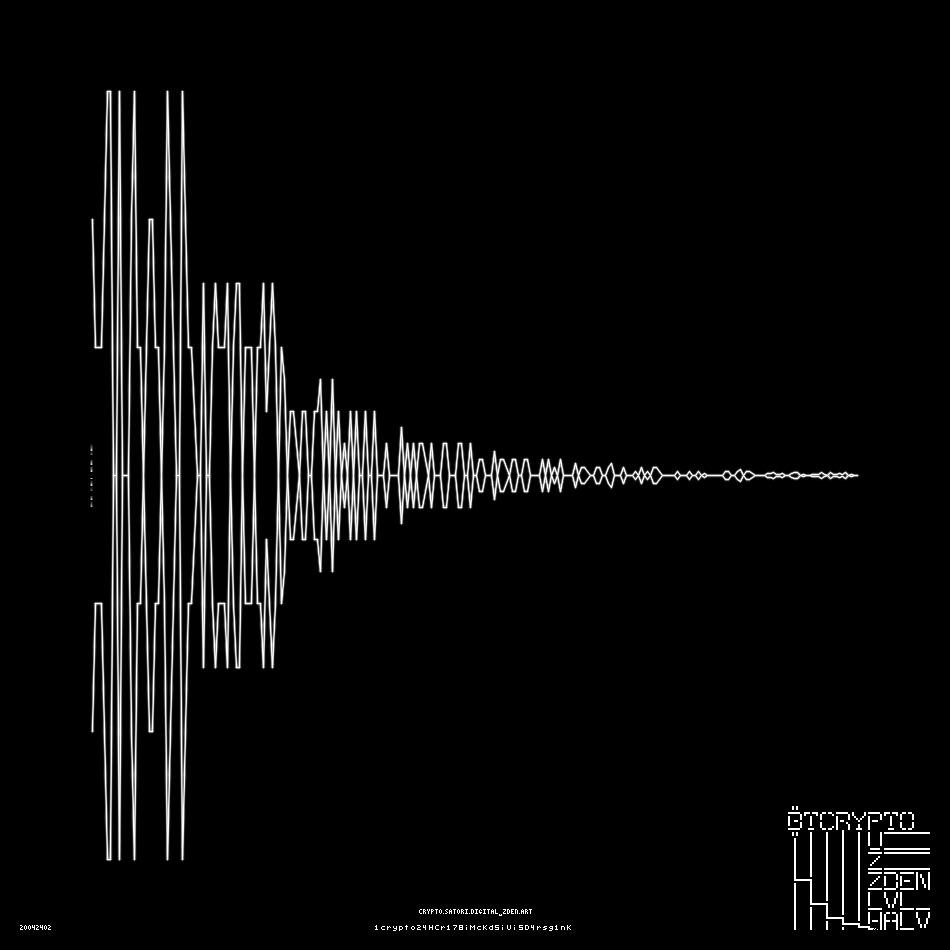
#> input picture cryptoHALV.png, 950 x 950 px, found by its file name
$ python blocks.py
#> lines starting #> are read from the running program, lines starting #| are printed output that depends on the picture
#!/usr/bin/env python3
"""
HALV block/clock structure tests.

T1  CONFIRMED : the waveform is 8 x 96-px halving blocks; block b has scale
                s = 128/2^b and only ever uses levels {s, 2s, 3s}
                (equivalently q in {0,1,2,3}, q=0 == the axis y=475).
                This closes exactly onto the 18-rung ladder {3*2^k} U {2^k}.

T2  LIMITED   : plateau lengths do not support a 6-px step/plateau clock.
                This does not test a latent 6-px clock with continuous rendering.

T3  REFUTED   : the signal is not a step function.  It is a continuous
                ramp-and-plateau, vertices at every integer x, ramp slope
                exactly +/-1.000 px/px.  A 6-px quantiser aliases against it.

Run:  python3 halv/blocks.py
"""
import numpy as np
from PIL import Image

PNG = 'cryptoHALV.png'
X0 = 88                      # first column of the analysis window
WAVE0, WAVEN = 90, 858       # waveform span
N = WAVEN - WAVE0 + 1        # 769 columns
KR = np.array([0.0667, 0.4314, 1.0000, 0.4314, 0.0667])   # measured cross-section
SCORES = 'halv/Scol.npy'


def column_scores():
    """S[v, i] = normalised correlation of column i with a flat stroke at 475-v
       (plus its mirror).  Decoration (logo, bottom text) is masked out."""
    a = np.array(Image.open(PNG).convert('L')).astype(np.float64) / 255.0
    A = a[:, X0:862].copy()
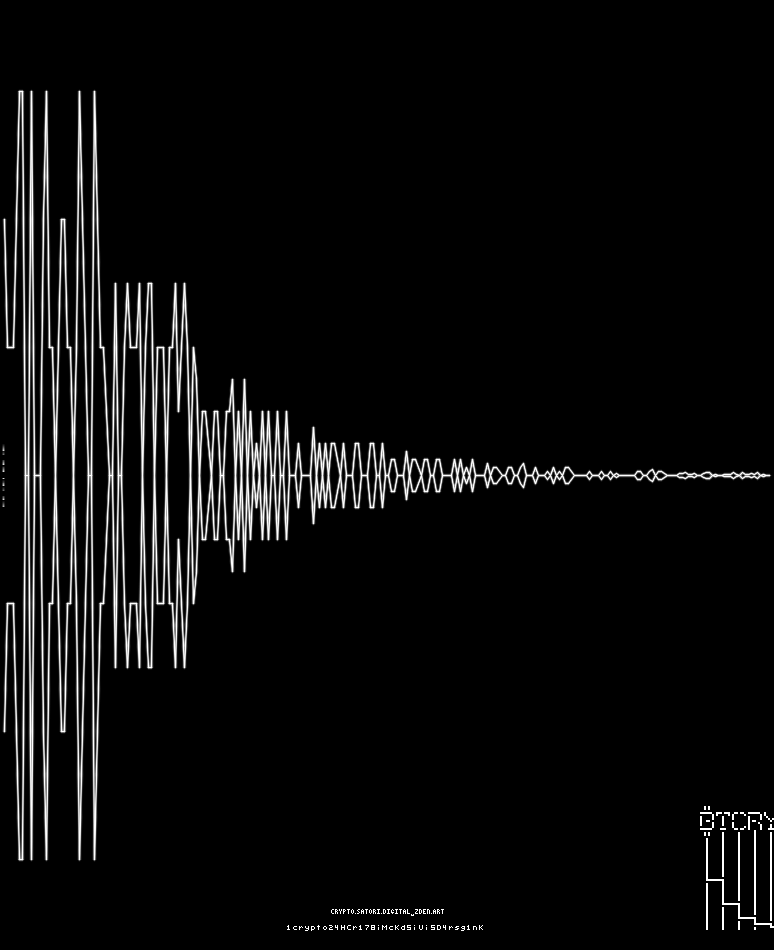
#> A: shape (950, 774) float64; min 0, max 1, mean 0.0474
    A[866:, :] = 0.0
    A[800:, 780 - X0:] = 0.0
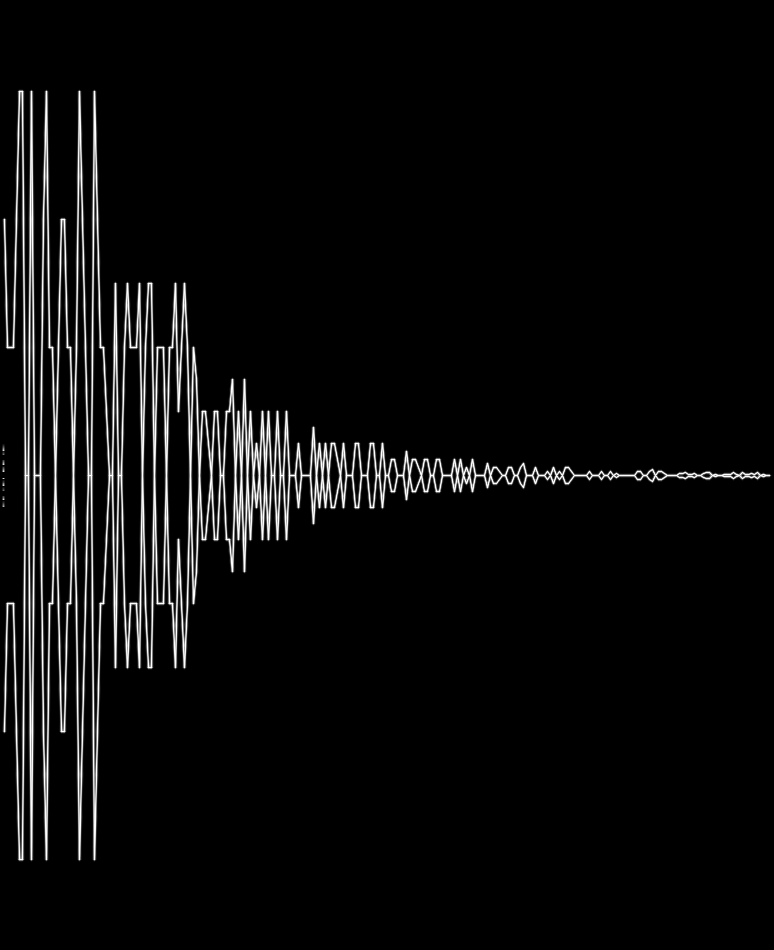
#> A: shape (950, 774) float64; min 0, max 1, mean 0.0447
    nrm = np.sqrt((A * A).sum(axis=0)); nrm[nrm == 0] = 1
#> after `nrm = np.sqrt((A * A).sum(axis=0))`: nrm = 774 values, max 18.13 at index 32, min 0 at index 0, mean 4.24
    S = np.zeros((393, A.shape[1]))
    tc = np.zeros(950)
    for v in range(393):
        c = int(round(475.0 - v))
        if c - 2 < 0 or c + 2 > 949:
            continue
        tc[:] = 0.0; tc[c - 2:c + 3] = KR
        b = np.zeros(950); b[950 - (c + 2):950 - (c - 2) + 1] = KR[::-1]
        t = np.maximum(tc, b); tn = np.sqrt((t * t).sum())
        S[v] = (A.T @ t) / (nrm * tn)
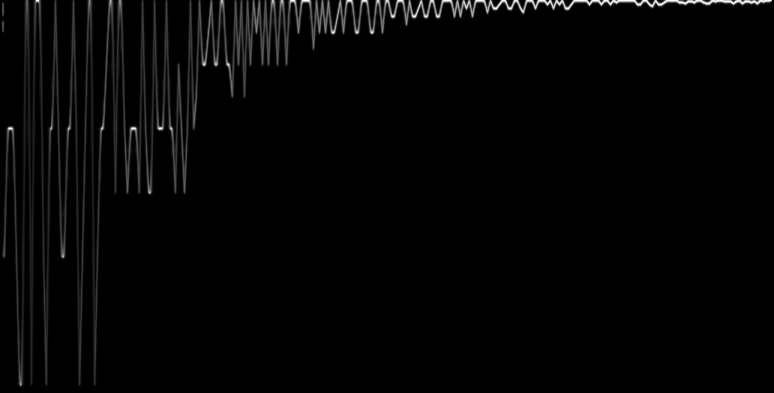
#> S: shape (393, 774) float64; min 0, max 1, mean 0.0186
#> after the loop, tc = 950 values, max 1 at index 83, min 0 at index 0, mean 0.0021
    np.save(SCORES, S)
    return S


def t1_block_structure(S, thr=0.985):
#> called with thr = 0.985
    print('=' * 74)
    print('T1  8 x 96-px halving blocks, scale 128/2^b, levels only in {s,2s,3s}')
    print('=' * 74)
    print(' blk  x-range      scale   allowed {s,2s,3s}   observed    q-units  verdict')
    ok_all = True
    for b in range(8):
        lo = X0 + 96 * b; hi = lo + 95
        sub = S[:, lo - X0:hi - X0 + 1]
        obs = sorted({v for v in range(1, 393) if sub[v].max() > thr})
        s = 128 / 2 ** b
        units = sorted({int(round(v / s)) for v in obs})
        ok = all(u in (1, 2, 3) for u in units)
        ok_all &= ok
        print('  %d  %3d..%3d   %6.1f   %-17s %-11s %-9s %s'
              % (b, lo, hi, s, str(sorted({round(s), round(2 * s), round(3 * s)})),
                 str(obs[:6]), str(units), 'OK' if ok else 'VIOLATION'))
#> this loop made 8 passes
#> (obs, units) on passes 1, 2, 5, 6, 7: ([128], [1]), ([128], [2]), ([16], [2]), ([8], [2]), ([2, 4], [1, 2])
#> units on pass 8: [1, 2, 3]
#|   0   88..183    128.0   [128, 256, 384]   [128]       [1]       OK
#|   1  184..279     64.0   [64, 128, 192]    [128]       [2]       OK
#|   2  280..375     32.0   [32, 64, 96]      []          []        OK
#|   3  376..471     16.0   [16, 32, 48]      []          []        OK
#|   4  472..567      8.0   [8, 16, 24]       [16]        [2]       OK
#|   5  568..663      4.0   [4, 8, 12]        [8]         [2]       OK
#|   6  664..759      2.0   [2, 4, 6]         [2, 4]      [1, 2]    OK
#|   7  760..855      1.0   [1, 2, 3]         [1, 2, 3]   [1, 2, 3] OK
#> pass 1, in t1_block_structure, `sub = S[:, lo - X0:hi - X0 + 1]`:
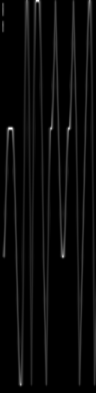
#> sub: shape (393, 96) float64; min 0, max 1, mean 0.0411
#> pass 2, in t1_block_structure, `sub = S[:, lo - X0:hi - X0 + 1]`:
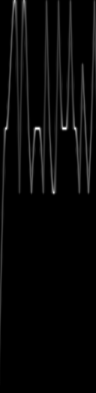
#> sub: shape (393, 96) float64; min 0, max 1, mean 0.0326
#> pass 3, in t1_block_structure, `sub = S[:, lo - X0:hi - X0 + 1]`:
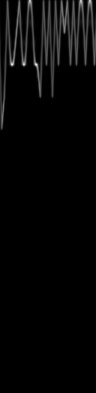
#> sub: shape (393, 96) float64; min 0, max 0.922, mean 0.0259
#> after the loop, ok_all = True
    full = sorted([384, 256, 192, 128, 96, 64, 48, 32, 24, 16, 12, 8, 6, 4, 3, 2, 1.5, 1.0])
    closure = sorted({round(128 / 2 ** b) for b in range(8)}
                     | {round(256 / 2 ** b) for b in range(8)}
                     | {round(384 / 2 ** b) for b in range(8)} | {1.5})
    print()
    print('  union of {s,2s,3s} over the 8 blocks : %s' % closure)
    print('  independently measured ladder (F3)    : %s' % full)
    print('  identical                            : %s' % (closure == full))
    print()
    print('  T1 VERDICT: %s' % ('CONFIRMED' if ok_all else 'NOT CONFIRMED'))
#|   T1 VERDICT: CONFIRMED
    return ok_all


def t2_six_px_clock(S, thr=0.97):
#> called with thr = 0.97
    print()
    print('=' * 74)
    print('T2  do plateau widths support a 6-px step/plateau clock?')
    print('=' * 74)
    from collections import Counter
    hist = Counter()
    for b in range(8):
        lo = X0 + 96 * b
        sub = S[:, lo - X0:lo - X0 + 96]
        for v in range(1, 393):
            ok = sub[v] > thr
            i = 0
            while i < 96:
                if ok[i]:
                    j = i
                    while j + 1 < 96 and ok[j + 1]:
                        j += 1
                    hist[j - i + 1] += 1
                    i = j + 1
                else:
                    i += 1
#> after the loop, hist = {3: 5, 1: 18, 2: 6, 4: 3, 5: 3, 7: 1}; j = 70
    tot = sum(hist.values())
#> tot = 36
    m6 = sum(n for l, n in hist.items() if l % 6 == 0)
#> m6 = 0
    m3 = sum(n for l, n in hist.items() if l % 3 == 0)
#> m3 = 5
    print('  plateau-length histogram : %s' % dict(sorted(hist.items())))
#|   plateau-length histogram : {1: 18, 2: 6, 3: 5, 4: 3, 5: 3, 7: 1}
    print('  plateaus total           : %d' % tot)
#|   plateaus total           : 36
    print('  length %% 6 == 0          : %d/%d  (%.0f%%)   uniform expectation 17%%'
          % (m6, tot, 100 * m6 / tot))
#|   length % 6 == 0          : 0/36  (0%)   uniform expectation 17%
    print('  length %% 3 == 0          : %d/%d  (%.0f%%)   uniform expectation 33%%'
          % (m3, tot, 100 * m3 / tot))
#|   length % 3 == 0          : 5/36  (14%)   uniform expectation 33%
    print()
    print('  T2 VERDICT: REFUTED - visible plateaus are not 6-px cells.')
    print('     This does NOT refute a 6-px symbol clock with continuous interpolation.')
    return m6 == 0


def t3_not_a_step_function():
    print()
    print('=' * 74)
    print('T3  the signal is a ramp-and-plateau, not a step function')
    print('=' * 74)
    V = np.load('work/Vmid.npy') if __import__('os').path.exists('work/Vmid.npy') else None
    if V is None:
        print('  (work/Vmid.npy absent - run halv/viterbi.py or the centroid extractor first)')
        print('  established earlier: vertices at every integer x, ramp slope exactly')
        print('  +/-1.000 px/px, measured on x=723..725 and x=728..730.')
        return
    d = np.diff(V[723 - X0:731 - X0])
    print('  v_mid first differences on the 723..730 ramps: %s' % np.round(d, 3))
    print('  -> the signal moves one px of amplitude per column, continuously.')
    print('  T3 VERDICT: CONFIRMED - a 6-px quantiser has no step edge to lock onto.')


if __name__ == '__main__':
    import os
    S = column_scores()
    t1_block_structure(S)
    t2_six_px_clock(S)
    t3_not_a_step_function()
